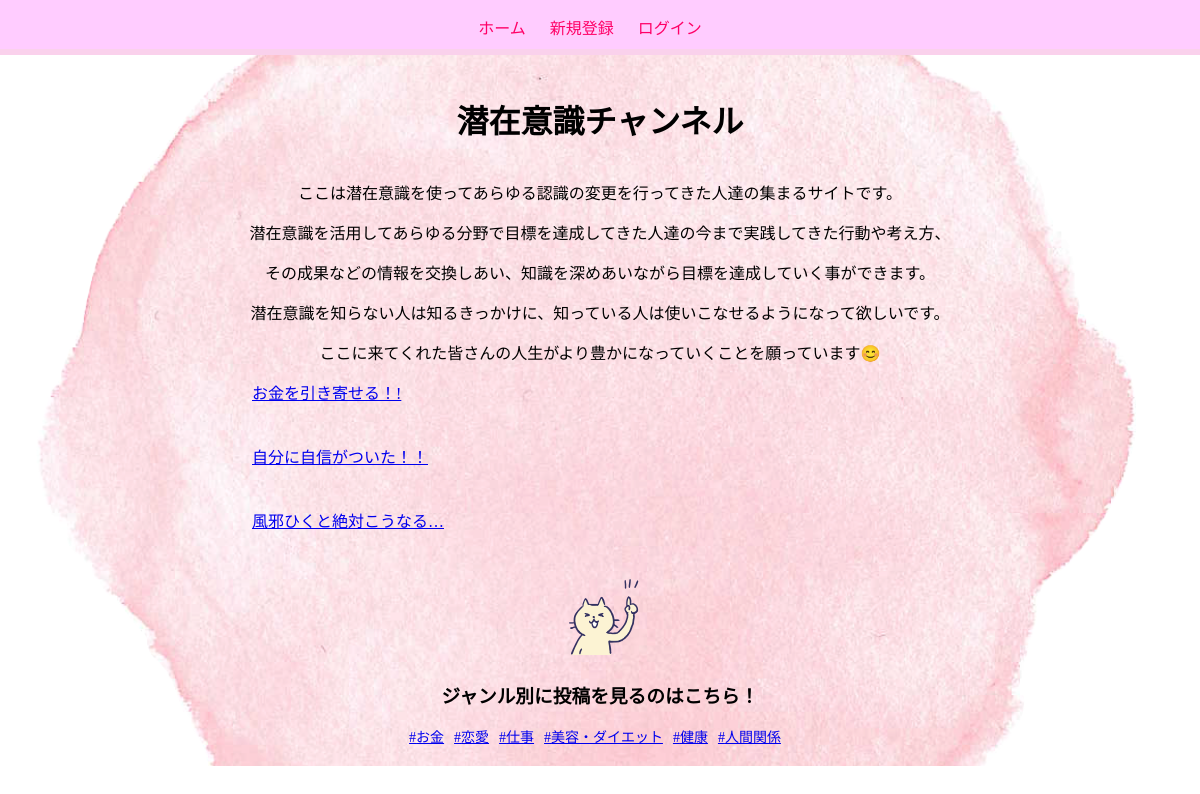
Before: / with the older database file.
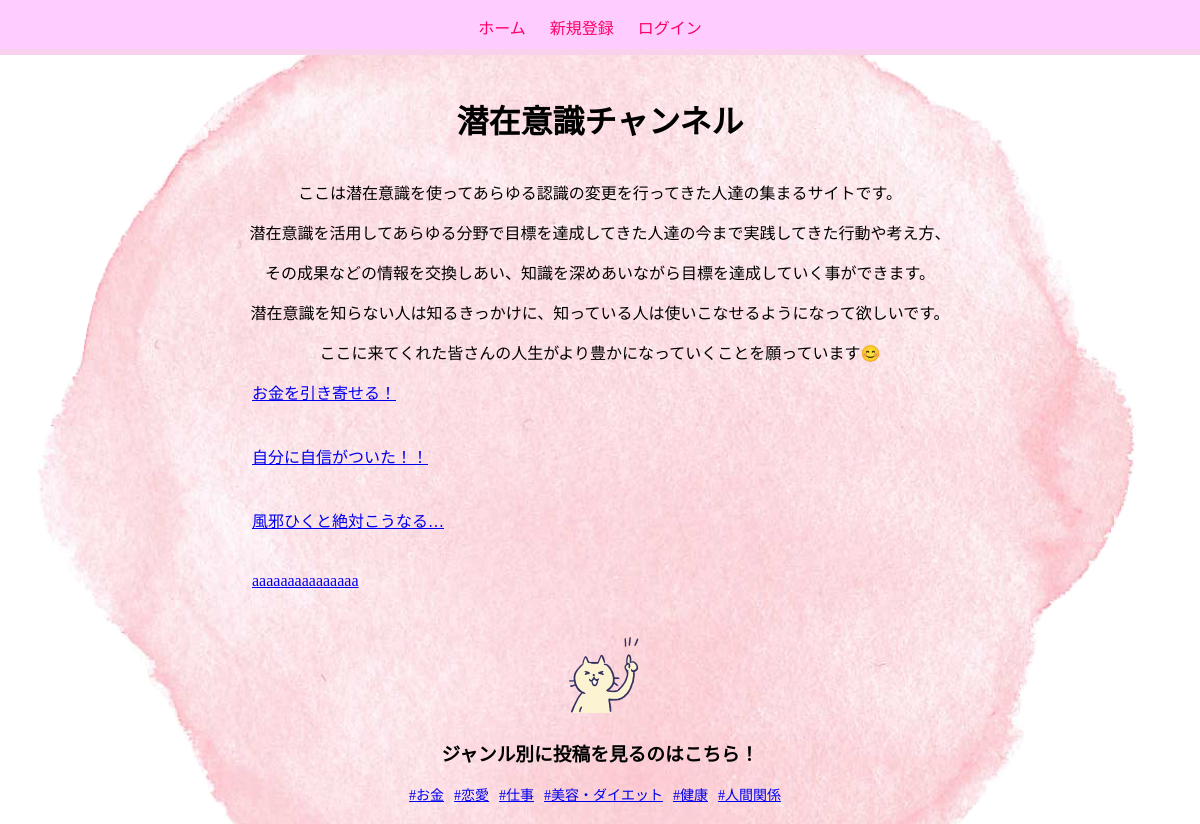
After: the same page with the newer database file.
### mind_ch_db/models.py (models this page shows, shortened)
class PostInfo(models.Model):
    genre_id = models.ForeignKey(
        'genre', on_delete=models.SET_NULL,null=True)
    post_title = models.CharField(max_length=50)
    post_content = models.TextField(max_length=1000)
    reaction_count = models.IntegerField(null=True, blank=True)
    create_at = models.DateTimeField(default=timezone.datetime.now)
    update_at = models.DateTimeField(default=timezone.datetime.now)

class Genre(models.Model):
    genre_name = models.CharField(max_length=30)
    create_at = models.DateTimeField(default=timezone.datetime.now)
    update_at = models.DateTimeField(default=timezone.datetime.now)

### mind_ch_db/views.py (the view)
# urls.py: path('', views.index, name='index'),
def index(request):
    post_infos = PostInfo.objects.all()
    genres_all = Genre.objects.all() # ジャンルタイトル一覧
    good_counts = {}
    for post_info in post_infos:
        good_counts[post_info.id] = Good.objects.filter(post_info_id=post_info.id).count()
    return render(request, 'index.html', {'post_infos': post_infos, 'genres_all': genres_all, 'good_counts': good_counts})

### mind_ch_db/templates/index.html (shortened to what this page needs)
{% extends "base.html" %}
{% block content %}
{% load static %}
<main class="back_img">
    <h1 class="mind_ch_title">潜在意識チャンネル</h1>
    <p>ここは潜在意識を使ってあらゆる認識の変更を行ってきた人達の集まるサイトです。</p>
    <p>潜在意識を活用してあらゆる分野で目標を達成してきた人達の今まで実践してきた行動や考え方、</p>
    <p>その成果などの情報を交換しあい、知識を深めあいながら目標を達成していく事ができます。</p>
    <p>潜在意識を知らない人は知るきっかけに、知っている人は使いこなせるようになって欲しいです。</p>
    <p>ここに来てくれた皆さんの人生がより豊かになっていくことを願っています😊</p>
    {% for post_info in post_infos %}
    <div class="post_info">
        <div><a href="{% url 'post_info_detail' post_info.id %}">{{ post_info.post_title }}</a></div>
    </div>
    {% endfor %}
    <div class="neko_center">
        <img src="{% static 'img/point_l.png' %}" alt= "ロゴ" width="100" height="90">
    </div>
    <h3 class="genre_title">ジャンル別に投稿を見るのはこちら！</h3>
    <section class="all_genre">
    {% for genre in genres_all %}
        <div>
            <a href="{% url 'genre_list' genre.id %}">
                #{{ genre.genre_name }}
            </a>
        </div>
    {% endfor %}
    </section>
</main>
{% endblock %}

Changed rows visible on the page:
changed PostInfo: post_title "お金を引き寄せる！!" → "お金を引き寄せる！"
added PostInfo: post_title "aaaaaaaaaaaaaaa"
